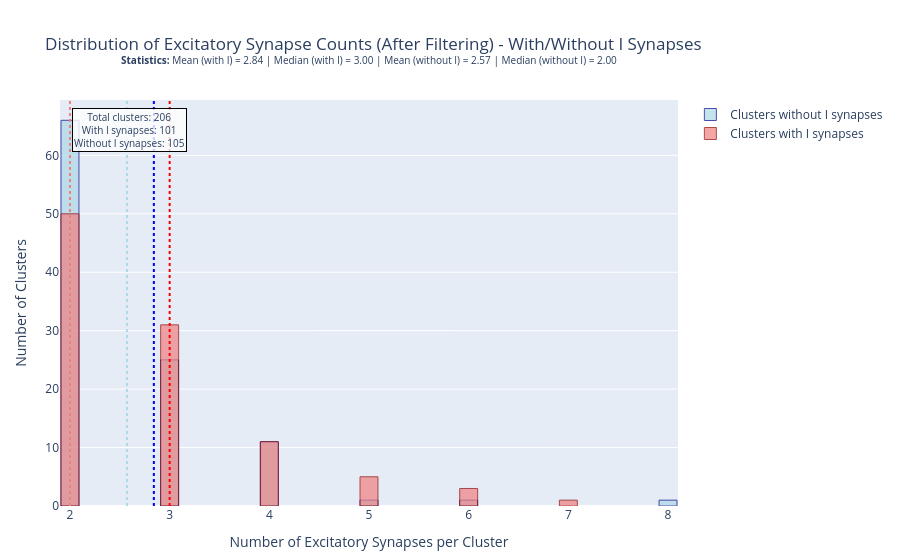

Notebook cell for this chart:
### Code cell
# =============================================================================
# 20. HISTOGRAM VISUALIZATIONS
# =============================================================================
# Create comprehensive histogram visualizations for statistical analysis
#
# IMPORTANT: Make sure you're using the 'dendric311' conda environment/kernel
# If you get import errors, check that your Jupyter kernel is set to 'dendric311'

import pandas as pd
import numpy as np
from pathlib import Path
import importlib

# Import histogram visualization functions
import src.visualization.histogram_plots
importlib.reload(src.visualization.histogram_plots)
importlib.reload(src.visualization.visualization_orchestrator)
importlib.reload(src.visualization.advanced_histogram_plots)
from src.visualization.visualization_orchestrator import create_histogram_visualizations, create_advanced_histogram_visualizations

print("\n" + "="*60)
print("CREATING HISTOGRAM VISUALIZATIONS")
print("="*60)

# Note: The following histogram visualizations require additional data that would be generated
# in the inhibitory analysis section. For now, we'll show the structure and comment out
# the actual execution until the required data is available.

"""
# Create histogram visualizations
# (Uncomment when inhibitory analysis data is available)

histogram_figures = create_histogram_visualizations(
    cluster_df=cluster_df,  # Excitatory cluster DataFrame
    cluster_df_inh=cluster_df_inh,  # Inhibitory cluster DataFrame (from inhibitory analysis)
    calculation_nodes_inh=calculation_nodes_inh,  # Inhibitory density nodes (from inhibitory analysis)
    all_synapses=all_synapses,  # Combined inhibitory synapses (from inhibitory analysis)
    dynamical_cutoff=dynamical_cutoff,  # Distance cutoff threshold (from inhibitory analysis)
    neuron_id=cfg.input.neuron_id,
    output_base_dir=figures_base_dir,
    save_plots=True
)

print(f" Created {len(histogram_figures)} histogram visualizations successfully!")
print(f"Histograms saved to: {figures_base_dir / 'histo_plots'}")
"""

print(" Histogram visualization system ready!")
print(" Histogram plots will be saved to: histo_plots/ directory")
print(" Uncomment the code above when inhibitory analysis data is available")

# Test with existing excitatory cluster data (if available)
if 'cluster_df' in locals() and cluster_df is not None:
    print("\n Creating ADVANCED histograms with I/E separation and distance distributions...")
    
    # Import the new advanced histogram function
    from src.visualization.visualization_orchestrator import create_advanced_histogram_visualizations
    
    print(f" Output directory: {figures_base_dir}")
    print(f" Histo plots directory: {figures_base_dir / 'histo_plots'}")
    
    # Check what data is available
    print(f" Available data:")
    print(f"   • cluster_df: {len(cluster_df)} excitatory clusters")
    if 'has_I_associated' in cluster_df.columns:
        i_clusters = cluster_df['has_I_associated'].sum()
        print(f"   • Clusters with I synapses: {i_clusters} ({i_clusters/len(cluster_df)*100:.1f}%)")
    else:
        print(f"   • has_I_associated column: Not found (will create simple histograms)")
    
    # Check for inhibitory data
    inhibitory_data_available = False
    if 'syn_inh_cluster_df_filtered' in locals() and 'final_i_cluster_df' in locals():
        print(f"   • Inhibitory data: Available")
        inhibitory_data_available = True
    else:
        print(f"   • Inhibitory data: Not available (will skip inhibitory histograms)")
    
    try:
        # Create advanced histograms with available data
        advanced_figures = create_advanced_histogram_visualizations(
            cluster_df=cluster_df,
            neuron_id=cfg.input.neuron_id,
            output_base_dir=figures_base_dir,
            # Add inhibitory data if available
            cluster_df_inh=final_i_cluster_df if inhibitory_data_available else None,
            
            syn_inh_df_filtered=syn_inh_df_filtered if inhibitory_data_available else None,
            dynamical_cutoff=1.0/overall_density if 'overall_density' in locals() else None,
            geodesic_mat_full=geodesic_mat_full if 'geodesic_mat_full' in locals() else None,
            save_plots=True
        )
        
        print(f" Successfully created {len(advanced_figures)} advanced histograms!")
        print(" Created histograms:")
        for name, fig in advanced_figures.items():
            print(f"   • {name}")
            
        # Show the first histogram as an example
        first_fig = list(advanced_figures.values())[0]
        first_fig.show()
        
    except Exception as e:
        print(f" Error creating advanced histograms: {e}")
        print(" This might be because cluster_df doesn't have the expected column names")
        print(" Available columns in cluster_df:", list(cluster_df.columns) if 'cluster_df' in locals() else "cluster_df not found")
        import traceback
        traceback.print_exc()
else:
    print("ℹ  No cluster_df available for testing")

### Figure 1 — Plotly figure (JSON) as saved in the notebook; plotly's stock layout.template omitted (floating-point values rounded to 4 significant figures)
{"data": [{"marker": {"color": "lightblue", "line": {"color": "darkblue", "width": 1}}, "name": "Clusters without I synapses", "nbinsx": 40, "opacity": 0.7, "type": "histogram", "x": [2, 2, 6, 2, 2, 2, 2, 2, 2, 2, 3, 4, 2, 3, 2, 2, 2, 2, 2, 4, 3, 2, 2, 2, 2, 3, 2, 3, 2, 2, 2, 2, 2, 2, 2, 3, 4, 4, 3, 2, 2, 2, 2, 3, 3, 4, 2, 2, 2, 3, 2, 2, 2, 3, 2, 2, 2, 2, 3, 3, 3, 4, 2, 3, 2, 3, 4, 2, 2, 4, 3, 2, 2, 2, 3, 2, 4, 2, 3, 2, 2, 8, 4, 2, 3, 3, 5, 3, 3, 2, 2, 3, 4, 2, 2, 2, 2, 2, 2, 3, 2, 2, 2, 2, 2]}, {"marker": {"color": "lightcoral", "line": {"color": "darkred", "width": 1}}, "name": "Clusters with I synapses", "nbinsx": 40, "opacity": 0.7, "type": "histogram", "x": [2, 2, 6, 2, 2, 3, 3, 3, 3, 2, 3, 2, 3, 2, 3, 5, 4, 2, 3, 2, 2, 2, 2, 2, 2, 3, 2, 4, 3, 2, 2, 4, 2, 4, 3, 6, 3, 2, 2, 2, 2, 2, 7, 3, 2, 3, 2, 3, 2, 4, 3, 2, 4, 3, 3, 2, 2, 2, 2, 3, 2, 3, 2, 2, 2, 3, 2, 2, 3, 2, 2, 2, 2, 4, 2, 5, 2, 2, 2, 2, 5, 3, 3, 2, 5, 5, 4, 3, 3, 3, 3, 4, 3, 4, 2, 4, 6, 3, 2, 2, 3]}], "layout": {"annotations": [{"align": "center", "font": {"size": 10}, "showarrow": false, "text": "<b>Statistics:</b> Mean (with I) = 2.84 | Median (with I) = 3.00 | Mean (without I) = 2.57 | Median (without I) = 2.00", "x": 0.5, "xref": "paper", "y": 1.12, "yref": "paper"}, {"bgcolor": "rgba(255,255,255,0.8)", "bordercolor": "black", "borderwidth": 1, "font": {"size": 10}, "showarrow": false, "text": "Total clusters: 206<br>With I synapses: 101<br>Without I synapses: 105", "x": 0.02, "xref": "paper", "y": 0.98, "yref": "paper"}], "bargap": 0.1, "barmode": "overlay", "margin": {"b": 40, "l": 60, "r": 20, "t": 100}, "shapes": [{"line": {"color": "blue", "dash": "dot", "width": 2}, "type": "line", "x0": 2.842, "x1": 2.842, "xref": "x", "y0": 0, "y1": 1, "yref": "y domain"}, {"line": {"color": "red", "dash": "dot", "width": 2}, "type": "line", "x0": 3, "x1": 3, "xref": "x", "y0": 0, "y1": 1, "yref": "y domain"}, {"line": {"color": "lightblue", "dash": "dot", "width": 2}, "type": "line", "x0": 2.571, "x1": 2.571, "xref": "x", "y0": 0, "y1": 1, "yref": "y domain"}, {"line": {"color": "lightcoral", "dash": "dot", "width": 2}, "type": "line", "x0": 2, "x1": 2, "xref": "x", "y0": 0, "y1": 1, "yref": "y domain"}], "title": {"text": "Distribution of Excitatory Synapse Counts (After Filtering) - With/Without I Synapses"}, "xaxis": {"title": {"text": "Number of Excitatory Synapses per Cluster"}}, "yaxis": {"title": {"text": "Number of Clusters"}}}}
